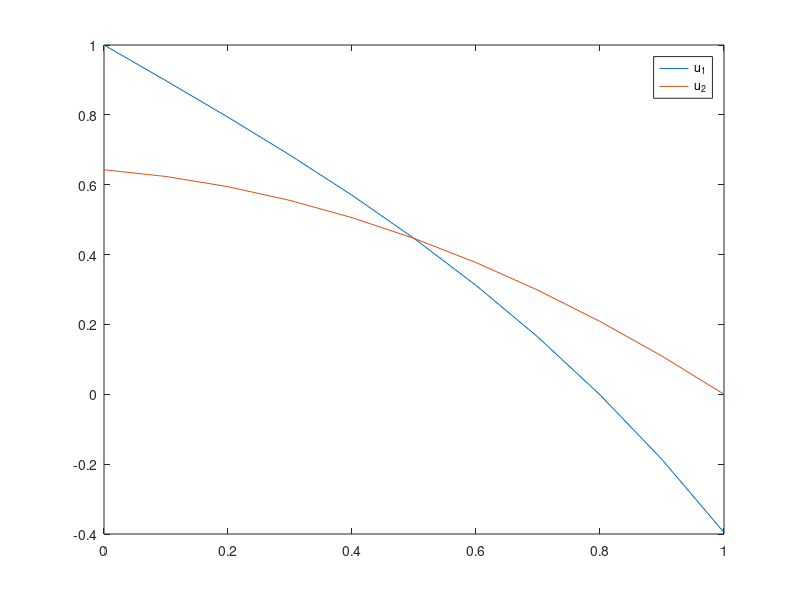

This chart was generated by the following MATLAB code:
clear all;
close all;
clc;

x = linspace(0, 1, 11);

data.eps1 = 0.5;
data.eps2 = 1;

i = 1;

if (i == 1)
    # Non-homogeneous.
    c = -0.4375 * data.eps2 / (0.5 * sqrt(data.eps1) * cosh(0.5 / sqrt(data.eps1)) + data.eps2 * sinh(0.5 / sqrt(data.eps1)));
    d = 1.75 * sqrt(data.eps1) * cosh(0.5 / sqrt(data.eps1)) / (sqrt(data.eps1) * cosh(0.5 / sqrt(data.eps1)) + 2 * data.eps2 * sinh(0.5 / sqrt(data.eps1)));

    u1 = 1 + 2 * c * sinh(x / sqrt(data.eps1));
    u2 = -0.5 * (x - 1) .* (x + 2 * d);
else
    # Homogeneous.
    c = -0.5 * data.eps2 / (0.5 * sqrt(data.eps1) * cosh(0.5 / sqrt(data.eps1)) + data.eps2 * sinh(0.5 / sqrt(data.eps1)));
    d = 2 * sqrt(data.eps1) * cosh(0.5 / sqrt(data.eps1)) / (sqrt(data.eps1) * cosh(0.5 / sqrt(data.eps1)) + 2 * data.eps2 * sinh(0.5 / sqrt(data.eps1)));

    u1 = 1 + 2 * c * sinh(x / sqrt(data.eps1));
    u2 = -d * (x - 1);
end

plot(x, u1, x, u2);
legend('u_1', 'u_2');
